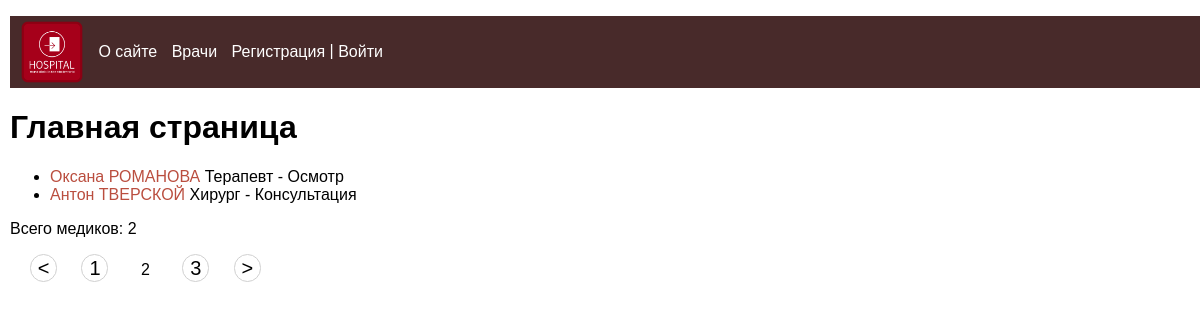
Screenshot of /?page=2 with the database file from the repository.
### patients/models.py (models this page shows, shortened)
class Medics(models.Model):
    first_name = models.CharField(verbose_name='Имя', max_length=50)
    last_name = models.CharField(verbose_name='Фамилия', max_length=50)
    middle_name = models.CharField(verbose_name='Отчество', max_length=50)
    gender = models.CharField(verbose_name='Пол', max_length=1)
    birth_date = models.DateField(verbose_name='Дата рождения', default=date(2000, 1, 1))
    works_from = models.DateField(verbose_name='Работает с')
    is_working = models.BooleanField(verbose_name='Работает на данный момент', default=True)
    grouptype = models.ForeignKey('GroupType', on_delete=models.CASCADE, verbose_name='Категория')
    slug = models.SlugField(verbose_name='URL', max_length=255, unique=True, db_index=True)
    user = models.ForeignKey(User, verbose_name='Пользователь', on_delete=models.CASCADE)
    class Meta:
        verbose_name = 'Врач'
        verbose_name_plural = 'Врачи'
        ordering = ['last_name', 'first_name']
    def get_absolute_url(self):
        return reverse('medic', kwargs={'med_slug': self.slug})

class GroupType(models.Model):
    grouptype = models.CharField(verbose_name="Категория", max_length=50)
    service = models.CharField(verbose_name="Оказываемая услуга", max_length=50)
    class Meta:
        verbose_name = 'Категория'
        verbose_name_plural = 'Категории'
        ordering = ['grouptype']
    def __str__(self):
        return f'{self.grouptype} - {self.service}'

### patients/views.py (the view)
# urls.py: path('', MedicHome.as_view(), name = 'home'),
class MedicHome(DataMixin, ListView):
    model = Medics
    template_name = 'patients/index.html'
    context_object_name = 'medics'
    paginate_by = 2
    def get_context_data(self, *, object_list=None, **kwargs):
        context = super().get_context_data(**kwargs)
        auth = self.request.user.is_authenticated
        c_def = self.get_user_context(title='Главная страница', auth=auth)
        return {**context, **c_def}
    def get_queryset(self):
        return Medics.objects.filter(is_working=True)

### patients/utils.py (called while the page is built)
    def get_user_context(self, **kwargs):
        context = kwargs
        context['menu'] = menu
        return context

### patients/templates/patients/index.html (shortened to what this page needs)
{% extends 'patients/base.html' %}
{% block content %}
        <h1>{{title}}</h1>
        <ul>
                {% for med in medics %}
                        <li>
                                <a href="{{med.get_absolute_url}}">
                                {{med.first_name}}
                                {{med.last_name | upper}}
                                </a>
                                {{med.grouptype}}
                        </li>
                {% endfor %}
        </ul>
        <p>Всего медиков: {{medics | length}}</p>
        {% if page_obj.has_other_pages %}
        <nav class="list-pages">
                 <ul>
                     {% if page_obj.has_previous %}
                        <li class="page-num">
                         <a href="?page={{ page_obj.previous_page_number}}">&lt;</a>
                        </li>
                     {% endif %}
                     {% for p in paginator.page_range %}
                                {% if page_obj.number == p %}
                                         <li class="page-num page-num-selected">{{ p }}</li>
                                {% elif p >= page_obj.number|add:-2 and p <= page_obj.number|add:2 %}
                                         <li class="page-num">
                                                 <a href="?page={{ p }}">{{ p }}</a>
                                         </li>
                                {% endif %}
                     {% endfor %}
                     {% if page_obj.has_next %}
                        <li class="page-num">
                         <a href="?page={{ page_obj.next_page_number}}">&gt;</a>
                        </li>
                     {% endif %}
                 </ul>
        </nav>
        {% endif %}
{% endblock %}

### patients/static/patients/css/styles.css (style rules this page uses)
a { text-decoration:none; color: #ba4e3f; }
body { font-family: "Arial"; margin: 0; padding: 0 10px 0 10px; height: 100%; width: 100%; color: #444: }
.list-pages ul { margin: 10px 0 0 0; padding: 0; list-style: none; }
.list-pages ul li { display: inline-block; margin: 0 0 10px 20px; }
.list-pages .page-num, .page-num-selected { display: inline-block; width: 25px; height: 24px; padding: 2px 0 0 0; border: 1px solid #d0d0d0; border-radius: 30px; text-align: center; }
.list-pages a { color: #000; font-size: 20px; text-decoration: none; }
.list-pages .page-num-selected { border: none; color: #000; font-size: 16px; text-align: center; }

### rows the page displays
Medics: first_name "Оксана", last_name "РОМАНОВА", grouptype "Терапевт - Осмотр"
Medics: first_name "Антон", last_name "ТВЕРСКОЙ", grouptype "Хирург - Консультация"

### other values shown
{{ m.title }} "О сайте" "Врачи"
{{ title }} "Главная страница"
{{ medics | length }} "2"
{{ p }} "1" "3"
{{ p }} "2"
